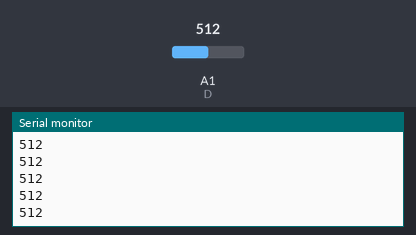
A sketch run on a simulated Arduino Uno, built with avr-gcc and run on an emulated ATmega328P. Shown: the last lines printed to the serial monitor. The inputs (shaded band) are chosen by the test bench; at power-on: A1 (D) = 512.

Above: at 1.2 s.
1.3 s: A1 (D) set to 716
At 1.31 s:
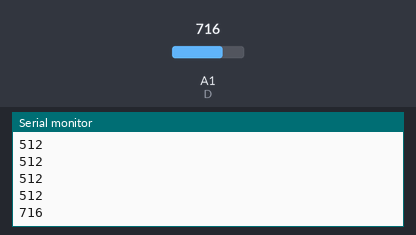
2.8 s: A1 (D) set to 900
At 2.81 s:
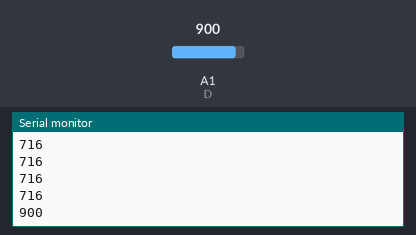
Timing chart, 0 to 5.8 s (numbered marks = the images above; inputs shaded):
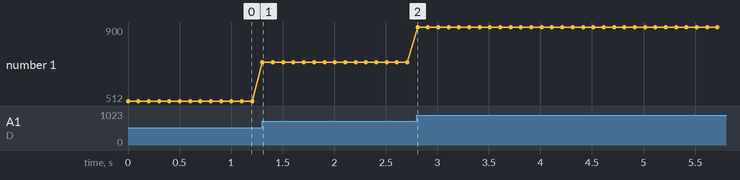

The sketch:

LDRSensor.ino
```cpp
int D=A1;
long int l;
void setup() {
  Serial.begin(9600);
  pinMode(D,INPUT);
}

void loop() {

 l=analogRead(D);
 Serial.println(l);
 delay(100);


}
```

Measured:
- after the input at 1.3 s, the serial monitor: prints a new line at once (image 1)
- after the input at 2.8 s, the serial monitor: prints a new line at once (image 2)
- plotted number 1: 512 → 716 after the input at 1.3 s, 716 → 900 after the input at 2.8 s
